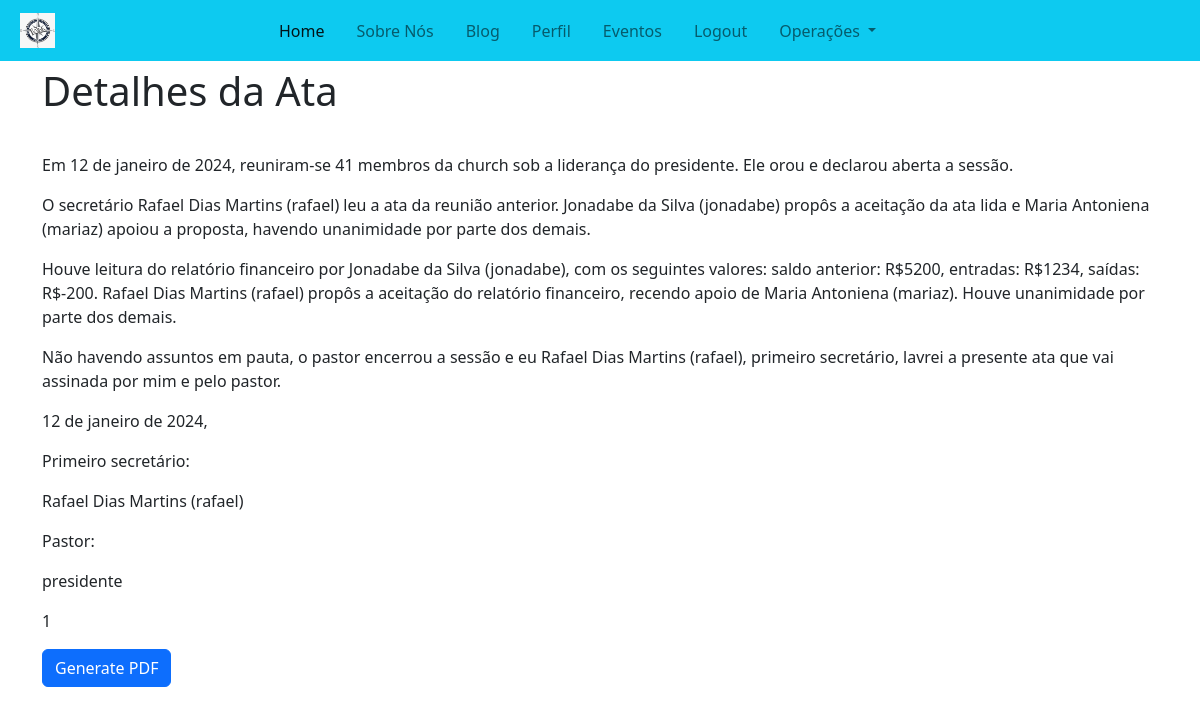
Screenshot of /secretarial/meeting/detail/1 (signed in) with the database file from the repository.
### secretarial/models/minute_model.py (models this page shows, shortened)
class MeetingMinuteModel(BaseModel):
    president = models.ForeignKey(
        CustomUser, on_delete=models.SET_NULL, null=True,
        related_name="president")
    secretary = models.ForeignKey(
        CustomUser, on_delete=models.SET_NULL, null=True,
        related_name="secretary")
    meeting_date = models.DateField()
    number_of_attendees = models.IntegerField()
    body = RichTextField(blank=True, null=True)
    agenda = models.ManyToManyField(
        MeetingAgendaModel, blank=True)
    class Meta:
        verbose_name = "Ata"
        verbose_name_plural = "Atas"

### secretarial/views/minute_detail_view.py (the view)
class MinuteDetailView(PermissionRequiredMixin, DetailView):
    permission_required = "secretarial.view_meetingminutemodel"
    model = MeetingMinuteModel
    template_name = 'secretarial/minute_detail.html'
    context_object_name = 'minute'

### core/core_context_processor.py (called while the page is built)
def context_user_data(request):
    file_path = find("json/church_info.json")
    church_info = {}
    try:
        with open(file_path, "r") as file:
            church_info = json.load(file)
    except FileNotFoundError:
        print("Erro: File not found")
    if request.user.is_authenticated:
        user = CustomUser.objects.get(pk=request.user.id)
        return {
            "user": user,
            "church_info": church_info,
        }
    else:
        return {"church_info": church_info}

### secretarial/templates/secretarial/minute_detail.html
{% extends 'core/base.html' %} {% block content %}
<div class="container">
<div class="d-grid">
<p class="fs-1 fw-light grid-item d-block">Detalhes da Ata</p>
<div class="grid-item">
    <p class="fs-6">{{minute.body|safe}}</p>
</div>
</div>
<p>{{minute.id}}</p>
<a href="{% url 'secretarial:minute-generate-pdf' minute.id %}" class="btn btn-primary">Generate PDF</a>
</div>
{% endblock %}

### rows the page displays
MeetingMinuteModel: body "Em 12 de janeiro de 2024, reuniram-se 41 membros da church sob a liderança do presidente. Ele orou e declarou aberta a sessão. O secretário Rafael Dias Martins (rafael) leu a ata da reunião anterior. Jonadabe da Silva (jonadabe) propôs a aceitação da ata lida e Maria Antoniena (mariaz) apoiou a proposta, havendo unanimidade por parte dos demais. Houve leitura do relatório financeiro por Jonadabe da Silva (jonadabe), com os seguintes valores: saldo anterior: R$5200, entradas: R$1234, saídas: R$-200. Rafael Dias Martins (rafael) propôs a aceitação do relatório financeiro, recendo apoio de Maria Antoniena (mariaz). Houve unanimidade por parte dos demais. Não havendo assuntos em pauta, o pastor…", id "1"
